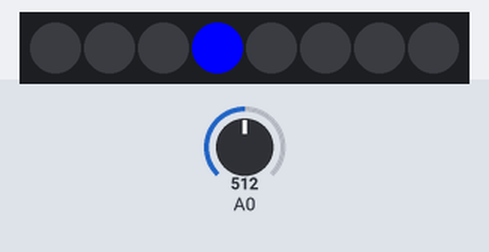
Bench run of a sketch on a simulated Arduino Uno, built with avr-gcc and run on an emulated ATmega328P. Shown: 8 RGB LEDs in strip order, left to right. The inputs (shaded band) are chosen by the test bench; at power-on: A0 = 512. What the sketch prints to the serial monitor is not drawn.

Above: at 1.2 s.
1.3 s: A0 set to 716
At 1.7 s:
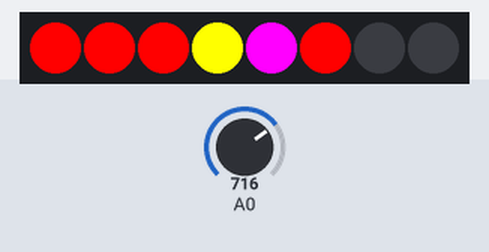
Timing chart, 0 to 2.1 s (numbered marks = the images above; inputs shaded):
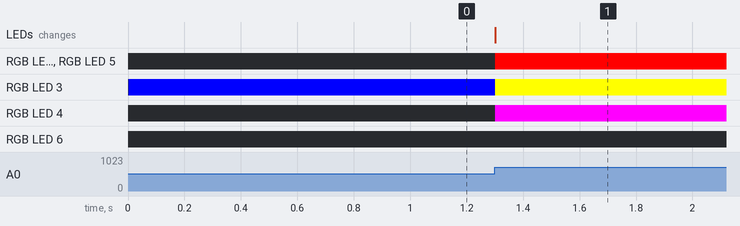

Measured:
- after the input at 1.3 s, RGB LED 0–2, RGB LED 5: off → RGB(255, 0, 0) at once; RGB LED 3: RGB(0, 0, 255) → RGB(255, 255, 0) at once; RGB LED 4: off → RGB(255, 0, 255) at once; the LEDs: change at once (image 1)

The sketch:

octalLED1.ino
```cpp
//all property is evil, none claimed here
/*

Octal Numerical readout for 9 bit number converted from 10 bit number
on 8 LED neopixel array

Red solid bar shows least sig digit(ones), position of green dot is
eights(after the bit shift!), position of blue dot is 64s, also
after the bit shift.  Bit shift is needed to have octal line up with
number of input bits for 10 bit ADC.  So this destroys the least
significant bit of information, making the analog input a bit
less sensitive(literally one bit less sensitive)

bits can be added with some simple math for 24 pixel arrays etc.
*/


#include <Adafruit_NeoPixel.h>

#define PIN 10


int ones = 0;
int eights = 0;
int sixtyfours = 0;
int x = 0;
Adafruit_NeoPixel strip = Adafruit_NeoPixel(8, PIN, NEO_GRB + NEO_KHZ800);

void setup() {
  strip.begin();
  strip.show(); // Initialize all pixels to 'off'
  Serial.begin(115200);
}

void loop() {
x = analogRead(A0);
x = x >> 1;
ones = x%8;
eights = ((x-ones)%64)/8;
sixtyfours = ((x - ones - 8*eights)%512)/64;

int index = 0;

int red[] = {0,0,0,0,0,0,0,0};
int green[] = {0,0,0,0,0,0,0,0};
int blue[] = {0,0,0,0,0,0,0,0};

for(index = 0;index < 8;index++){
  if(index < ones){
    red[index] = 255;
  }
  else{
    red[index] = 0;
  }
  if(index == eights - 1 && eights != 0){
    green[index] = 255;
  }
  else{
    green[index] = 0;
  }
  if(index == sixtyfours - 1 && sixtyfours != 0){
    blue[index] = 255;
  }
  else{
    blue[index] = 0;
  }
}

for(index = 0;index < 8;index++){
  strip.setPixelColor(index,strip.Color(red[index], green[index], blue[index]));
}
strip.show();
Serial.println(eights);
}
```
